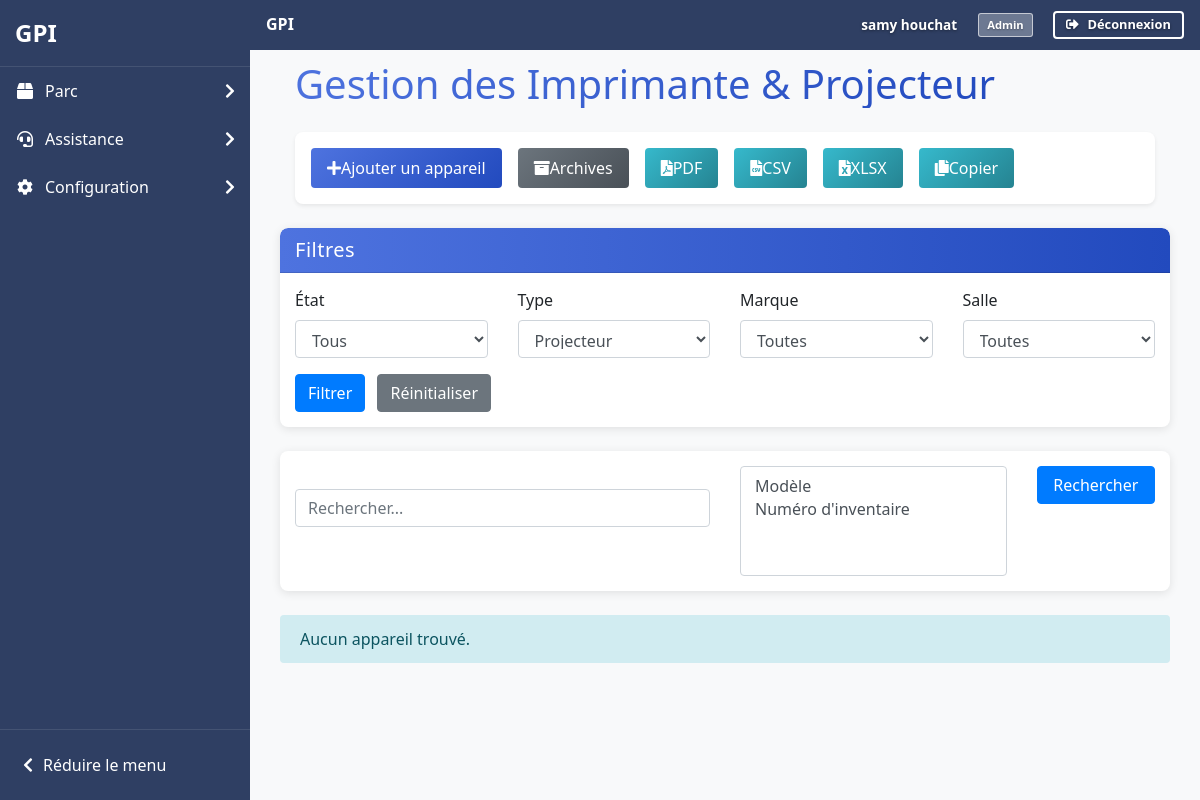
Before: /pages/common/Gestion_appareil.php?type=Projecteur (signed in) with the older database file.
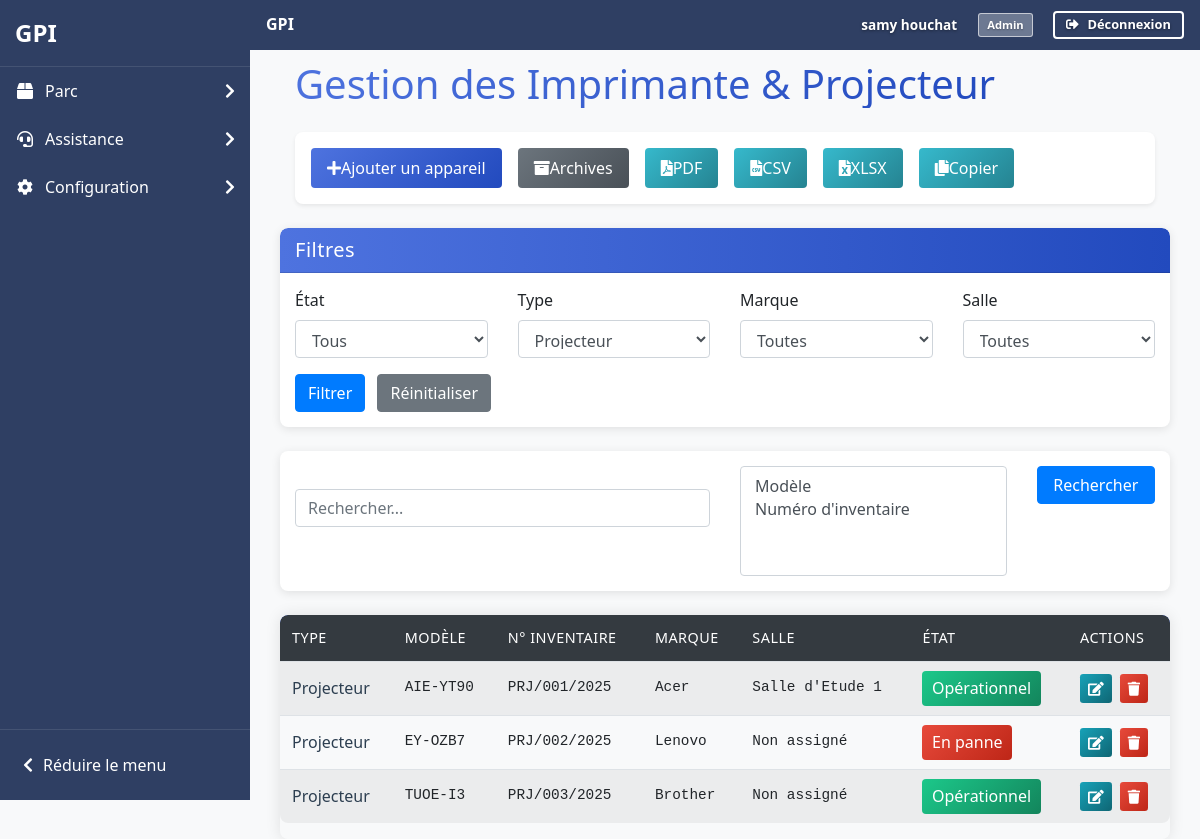
After: the same page with the newer database file.
### tables this page shows
CREATE TABLE IF NOT EXISTS `appareils` (
  `id_appareil` int NOT NULL AUTO_INCREMENT,
  `type` enum('Imprimante','Projecteur') NOT NULL,
  `modele` varchar(100) NOT NULL,
  `numero_inventaire` varchar(50) NOT NULL,
  `etat` enum('Operationnel','En panne') NOT NULL DEFAULT 'Operationnel',
  `id_marque` int NOT NULL,
  `id_salle` int UNSIGNED DEFAULT NULL,
  `date_ajout` timestamp NULL DEFAULT CURRENT_TIMESTAMP,
  `supprime_le` timestamp NULL DEFAULT NULL,
  `est_affecte` tinyint(1) GENERATED ALWAYS AS ((`id_salle` is not null)) VIRTUAL,
  PRIMARY KEY (`id_appareil`),
  UNIQUE KEY `numero_serie` (`numero_inventaire`),
  KEY `id_marque` (`id_marque`),
  KEY `id_salle` (`id_salle`),
  KEY `type` (`type`),
  KEY `etat` (`etat`),
  KEY `supprime_le` (`supprime_le`)
);

CREATE TABLE IF NOT EXISTS `marque` (
  `id_marque` int NOT NULL AUTO_INCREMENT,
  `nom_marque` varchar(255) NOT NULL,
  PRIMARY KEY (`id_marque`),
  UNIQUE KEY `nom_marque` (`nom_marque`)
);

CREATE TABLE IF NOT EXISTS `salles` (
  `id_salle` int UNSIGNED NOT NULL AUTO_INCREMENT,
  `nom_salle` varchar(50) NOT NULL,
  `etage` enum('2','3') NOT NULL,
  `groupe` enum('Administratif','Etude','Cisco') NOT NULL,
  PRIMARY KEY (`id_salle`),
  UNIQUE KEY `unique_salle_etage` (`nom_salle`,`etage`)
);

### includes/filters.php (the view, shortened to what the changed rows need)
<?php
function getFilterForm($type, $filters = []) {
    $pdo = connectDB();
    $html = '<div class="card mb-4">
        <div class="card-header">
            <h5 class="mb-0">Filtres</h5>
        </div>
        <div class="card-body">
            <form method="GET" class="row">';
    $html .= '<div class="col-md-3 mb-3">
        <label>État</label>
        <select name="etat" class="form-control">';
    if ($type === 'poste') {
        $html .= '<option value="">Tous</option>';
        $html .= '<option value="opérationnel" ' . (isset($filters['etat']) && $filters['etat'] == 'opérationnel' ? 'selected' : '') . '>Opérationnel</option>';
        $html .= '<option value="en_panne" ' . (isset($filters['etat']) && $filters['etat'] == 'en_panne' ? 'selected' : '') . '>En panne</option>';
    } else {
        $html .= '<option value="">Tous</option>';
        $html .= '<option value="Operationnel" ' . (isset($filters['etat']) && $filters['etat'] == 'Operationnel' ? 'selected' : '') . '>Opérationnel</option>';
        $html .= '<option value="En panne" ' . (isset($filters['etat']) && $filters['etat'] == 'En panne' ? 'selected' : '') . '>En panne</option>';
    }
    $html .= '</select></div>';
    switch($type) {
        case 'appareil':
            $marques = $pdo->query("SELECT * FROM marque ORDER BY nom_marque")->fetchAll();
            $html .= '<div class="col-md-3 mb-3">
                <label>Type</label>
                <select name="type" class="form-control">
                    <option value="">Tous</option>
                    <option value="Imprimante" ' . (isset($filters['type']) && $filters['type'] == 'Imprimante' ? 'selected' : '') . '>Imprimante</option>
                    <option value="Projecteur" ' . (isset($filters['type']) && $filters['type'] == 'Projecteur' ? 'selected' : '') . '>Projecteur</option>
                </select>
            </div>';
            $html .= '<div class="col-md-3 mb-3">
                <label>Marque</label>
                <select name="id_marque" class="form-control">
                    <option value="">Toutes</option>';
            foreach($marques as $marque) {
                $html .= '<option value="' . $marque['id_marque'] . '" ' .
                         (isset($filters['id_marque']) && $filters['id_marque'] == $marque['id_marque'] ? 'selected' : '') . '>' .
                         htmlspecialchars($marque['nom_marque']) . '</option>';
            }
            $html .= '</select></div>';
            break;
    }
    $salles = $pdo->query("SELECT * FROM salles ORDER BY nom_salle")->fetchAll();
    $html .= '<div class="col-md-3 mb-3">
        <label>Salle</label>
        <select name="id_salle" class="form-control">
            <option value="">Toutes</option>';
    foreach($salles as $salle) {
        $html .= '<option value="' . $salle['id_salle'] . '" ' .
                 (isset($filters['id_salle']) && $filters['id_salle'] == $salle['id_salle'] ? 'selected' : '') . '>' .
                 htmlspecialchars($salle['nom_salle']) . '</option>';
    }
    $html .= '</select></div>';
    $html .= '<div class="col-12">
            <button type="submit" class="btn btn-primary">Filtrer</button>
            <a href="?" class="btn btn-secondary ml-2">Réinitialiser</a>
        </div>
        </form>
    </div>
    </div>';
    return $html;
}
function buildFilterQuery($type, $filters) {
    $where = [];
    $params = [];
    switch($type) {
        case 'appareil':
            if (!empty($filters['type'])) {
                $where[] = "a.type = ?";
                $params[] = $filters['type'];
            }
            break;
    }
    $whereClause = !empty($where) ? " WHERE " . implode(" AND ", $where) : "";
    return ['clause' => $whereClause, 'params' => $params];
}
function getSearchForm($search = '', $columns = []) {
    $html = '<div class="card mb-4">
        <div class="card-body">
            <form method="GET" class="row">
                <div class="col-md-6">
                    <input type="text" name="search" class="form-control"
                           placeholder="Rechercher..."
                           value="' . htmlspecialchars($search) . '">
                </div>
                <div class="col-md-4">
                    <select name="search_columns[]" class="form-control" multiple>';
    foreach($columns as $key => $label) {
        $selected = isset($_GET['search_columns']) && in_array($key, $_GET['search_columns']) ? 'selected' : '';
        $html .= '<option value="' . $key . '" ' . $selected . '>' . htmlspecialchars($label) . '</option>';
    }
    $html .= '</select>
                </div>
                <div class="col-md-2">
                    <button type="submit" class="btn btn-primary w-100">Rechercher</button>
                </div>
            </form>
        </div>
    </div>';
    return $html;
}

### pages/common/Gestion_appareil.php (shortened to what the changed rows need)
<?php
require_once '../../includes/functions.php';
require_once '../../includes/filters.php';
?>
<div class="container-fluid mt-4">
    <h1 class="mb-4 text-gradient">Gestion des Imprimante & Projecteur</h1>
    <div class="card mb-4 shadow-sm">
    </div>
</div>
<?php
try {
    $pdo = connectDB();
    $filters = [
        'type' => $_GET['type'] ?? '',
        'etat' => $_GET['etat'] ?? '',
        'id_salle' => $_GET['id_salle'] ?? '',
        'id_marque' => $_GET['id_marque'] ?? ''
    ];
    $search = $_GET['search'] ?? '';
    echo getFilterForm('appareil', $filters);
    $searchColumns = [
        'modele' => 'Modèle',
        'numero_inventaire' => 'Numéro d\'inventaire'
    ];
    echo getSearchForm($search, $searchColumns);
    $baseQuery = "SELECT a.*, m.nom_marque, s.nom_salle
                  FROM appareils a
                  LEFT JOIN marque m ON a.id_marque = m.id_marque
                  LEFT JOIN salles s ON a.id_salle = s.id_salle
                  WHERE 1=1";
    $filterData = buildFilterQuery('appareil', $filters);
    $finalQuery = $baseQuery . ($filterData['clause'] ? ' AND ' . substr($filterData['clause'], 6) : '');
    if (!empty($search)) {
        $selectedColumns = $_GET['search_columns'] ?? [];
        $whereClauses = [];
        $searchParams = [];
        foreach ($selectedColumns as $column) {
            switch($column) {
                case 'modele':
                    $whereClauses[] = "a.modele LIKE ?";
                    break;
                case 'numero_inventaire':
                    $whereClauses[] = "a.numero_inventaire LIKE ?";
                    break;
                case 'nom_marque':
                    $whereClauses[] = "m.nom_marque LIKE ?";
                    break;
            }
            $searchParams[] = "%$search%";
        }
        if (!empty($whereClauses)) {
            $finalQuery .= " AND (" . implode(" OR ", $whereClauses) . ")";
            $params = array_merge($filterData['params'], $searchParams);
        }
    } else {
        $params = $filterData['params'];
    }
    $stmt = $pdo->prepare($finalQuery);
    $stmt->execute($params);
    $appareils = $stmt->fetchAll();
    if (count($appareils) > 0) : ?>
        <div class="table-responsive">
            <table class="table table-striped table-hover">
                <thead class="thead-dark">
                    <tr>
                        <th>Type</th>
                        <th>Modèle</th>
                        <th>N° Inventaire</th>
                        <th>Marque</th>
                        <th>Salle</th>
                        <th>État</th>
                        <th>Actions</th>
                    </tr>
                </thead>
                <tbody>
                    <?php foreach ($appareils as $appareil) : ?>
                        <tr>
                            <td><?= htmlspecialchars($appareil['type']) ?></td>
                            <td><?= htmlspecialchars($appareil['modele']) ?></td>
                            <td><?= htmlspecialchars($appareil['numero_inventaire']) ?></td>
                            <td><?= htmlspecialchars($appareil['nom_marque'] ?? 'Non définie') ?></td>
                            <td><?= htmlspecialchars(empty($appareil['nom_salle']) ? 'Non assigné' : $appareil['nom_salle']) ?></td>
                            <td>
                                <?php if ($appareil['etat'] === 'Operationnel') : ?>
                                    <span class="badge-success">Opérationnel</span>
                                <?php elseif ($appareil['etat'] === 'en_panne') : ?>
                                    <span class="badge-danger">En panne</span>
                                <?php else : ?>
                                    <span class="badge-danger"><?= htmlspecialchars($appareil['etat']) ?></span>
                                <?php endif; ?>
                            </td>
                            <td>
                                <div class="d-flex gap-2">
                                    <a href="../../includes/gestion.php?action=modifier&id=<?= $appareil['id_appareil'] ?>"
                                       class="btn btn-gradient-edit btn-sm" title="Modifier">
                                        <i class="fas fa-edit"></i>
                                    </a>
                                    <a href="../../includes/gestion.php?action=supprimer&id=<?= $appareil['id_appareil'] ?>"
                                       onclick="return confirm('Êtes-vous sûr de vouloir supprimer cet appareil ?')"
                                       class="btn btn-gradient-danger btn-sm" title="Supprimer">
                                        <i class="fas fa-trash"></i>
                                    </a>
                                </div>
                            </td>
                        </tr>
                    <?php endforeach; ?>
                </tbody>
            </table>
        </div>
    <?php else : ?>
        <div class="alert alert-info">Aucun appareil trouvé.</div>
    <?php endif;
} catch (Exception $e) {
    ?>
    <div class="alert alert-danger">
        Une erreur est survenue : <?= htmlspecialchars($e->getMessage()) ?>
    </div>
    <?php
}
?>

Changed rows visible on the page:
added appareils: type "Projecteur", modele "AIE-YT90", numero_inventaire "PRJ/001/2025", id_marque.nom_marque "Acer", id_salle.nom_salle "Salle d'Etude 1", etat "Opérationnel"
added appareils: type "Projecteur", modele "EY-OZB7", numero_inventaire "PRJ/002/2025", id_marque.nom_marque "Lenovo", nom_salle "Non assigné", etat "En panne"
added appareils: type "Projecteur", modele "TUOE-I3", numero_inventaire "PRJ/003/2025", id_marque.nom_marque "Brother", nom_salle "Non assigné", etat "Opérationnel"
Other visible differences:
text no longer shown: "Aucun appareil trouvé."
text now shown: "TYPE MODÈLE N° INVENTAIRE MARQUE SALLE ÉTAT ACTIONS"
